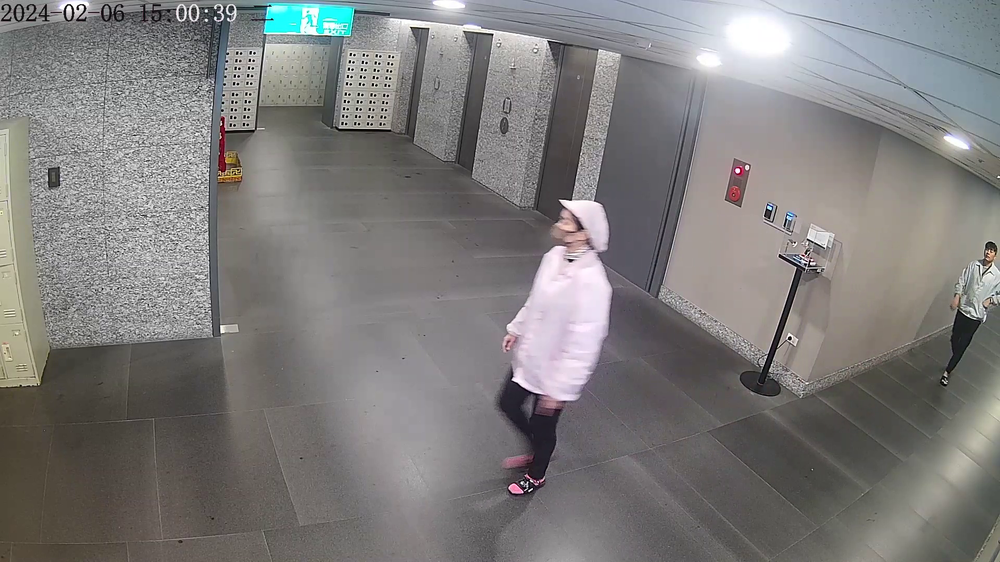
#> input picture image1.png, 1000 x 562 px, shrunk from 1920 x 1080 before the run
$ jupyter execute work.ipynb
#> lines starting #> are read from the running program, lines starting #| are printed output that depends on the picture
#> further down, image1 is the input picture: shape (562, 1000, 3); mean B, G, R 123.8, 124.7, 126.5
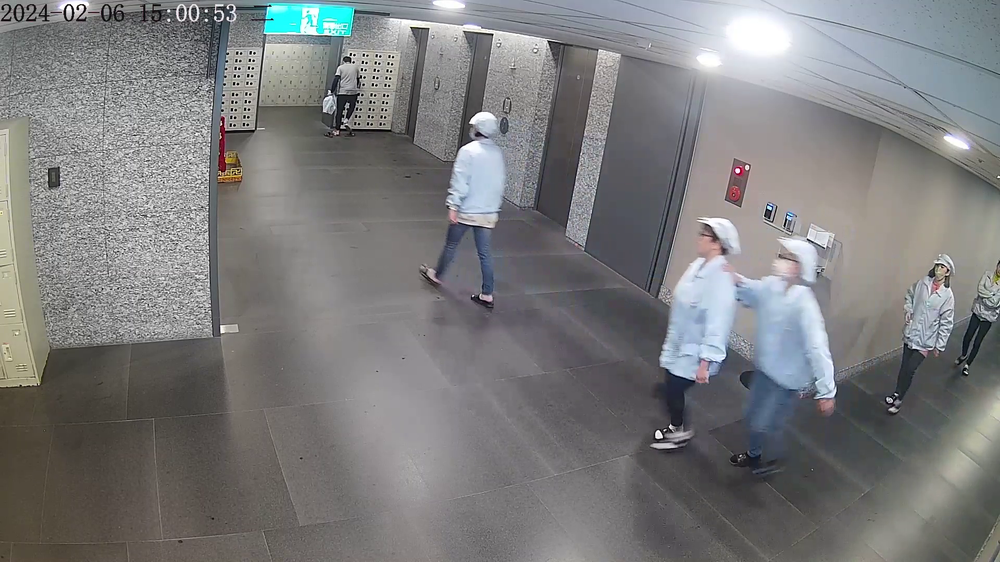
#> input picture image2.png, 1000 x 562 px, shrunk from 1920 x 1080 before the run
#> further down, image2 is the input picture: shape (562, 1000, 3); mean B, G, R 124.9, 124.3, 124.1
[cell 1]
import numpy as np
import matplotlib.pyplot as plt
import cv2

[cell 2]
# visualize images
def show_images(images, titles=None):
    plt.figure(figsize=(12, 6))
    for i, image in enumerate(images):
        plt.subplot(1, len(images), i+1)
        plt.imshow(image)
        if titles:
            plt.title(titles[i])
        plt.axis('off')
    plt.show()

[cell 3]
# Mixup
def mixup(image1, image2, alpha=0.2):
#> called with alpha = 0.5
    lam = np.random.beta(alpha, alpha)

    mixed_image = lam * image1 + (1 - lam) * image2
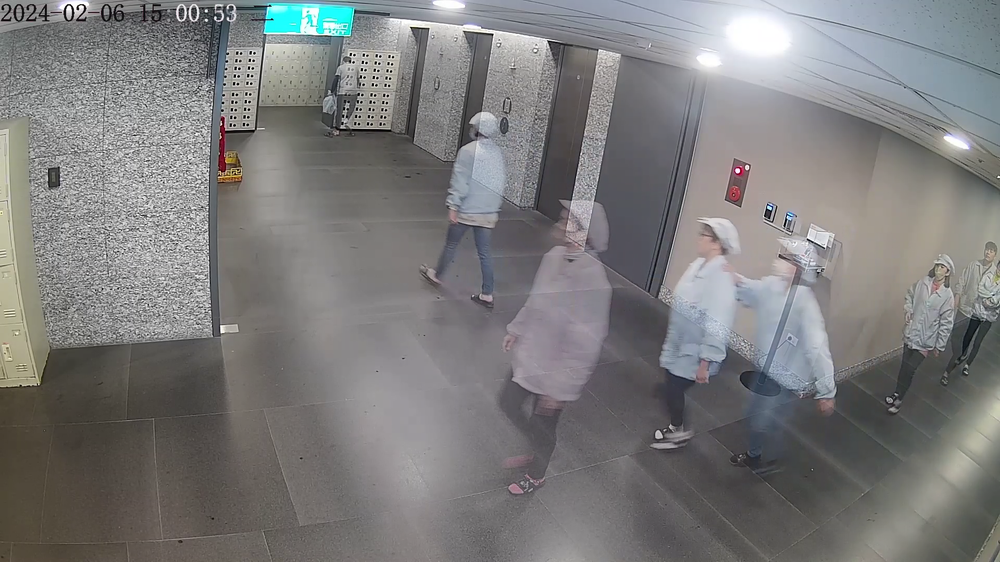
#> mixed_image: shape (562, 1000, 3) float64; mean R, G, B 125, 124.4, 124.5
    mixed_image = mixed_image.astype(np.uint8)

    return mixed_image

[cell 4]
# Cutout
def cutout(image, mask_size):
#> called with mask_size = 50
    height, width, _ = image.shape
#> height = 562; width = 1000

    mask_center = (np.random.randint(width), np.random.randint(height))
#> mask_center = (835, 359)

    x1 = np.clip(mask_center[0] - mask_size // 2, 0, width)
#> x1 = 810
    y1 = np.clip(mask_center[1] - mask_size // 2, 0, height)
#> y1 = 334
    x2 = np.clip(mask_center[0] + mask_size // 2, 0, width)
#> x2 = 860
    y2 = np.clip(mask_center[1] + mask_size // 2, 0, height)
#> y2 = 384

    image_cutout = image.copy()
    image_cutout[y1:y2, x1:x2, :] = 0
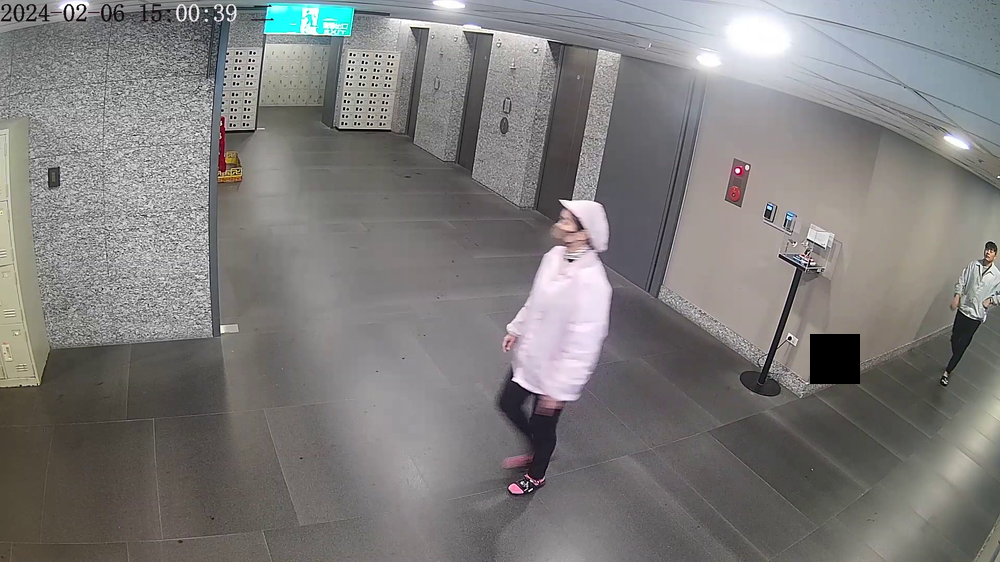
#> image_cutout: shape (562, 1000, 3); mean R, G, B 126, 124.2, 123.2

    return image_cutout

[cell 5]
# CutMix
def cutmix(image1, image2):
    height, width, _ = image1.shape
#> height = 562; width = 1000

    cut_rat = np.random.rand()
    cut_w = int(width * cut_rat)
#> cut_w = 423
    cut_h = int(height * cut_rat)
#> cut_h = 238

    cut_x = np.random.randint(width)
#> cut_x = 277
    cut_y = np.random.randint(height)
#> cut_y = 70

    x1 = np.clip(cut_x - cut_w // 2, 0, width)
#> x1 = 66
    y1 = np.clip(cut_y - cut_h // 2, 0, height)
    x2 = np.clip(cut_x + cut_w // 2, 0, width)
    y2 = np.clip(cut_y + cut_h // 2, 0, height)

    mixed_image = image1.copy()
    mixed_image[y1:y2, x1:x2, :] = image2[y1:y2, x1:x2, :]
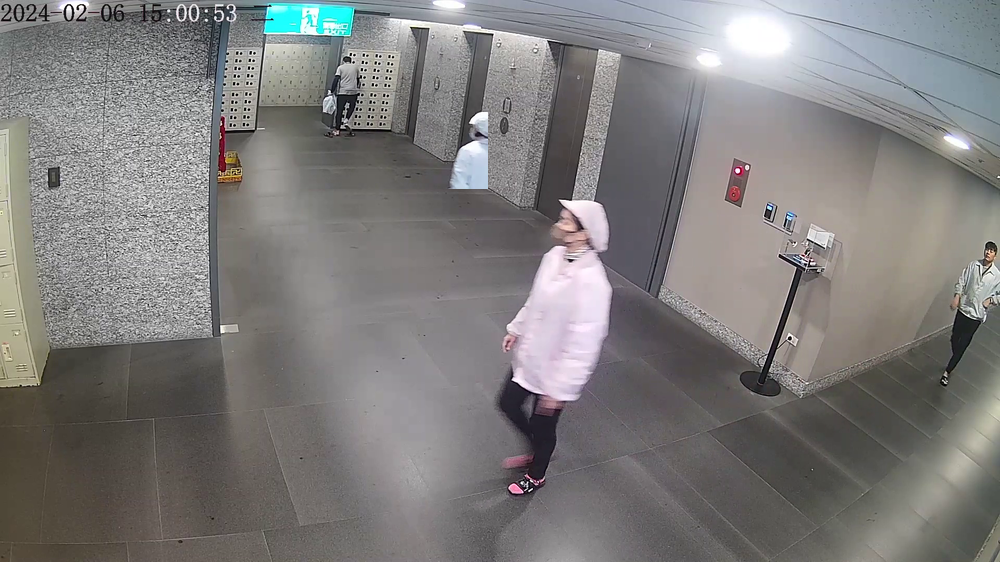
#> mixed_image: shape (562, 1000, 3); mean R, G, B 126.6, 124.9, 124

    return mixed_image

[cell 6]
# example usage and visualization
image1 = cv2.imread('image1.png')
image2 = cv2.imread('image2.png')
image1 = cv2.cvtColor(image1, cv2.COLOR_BGR2RGB)
image2 = cv2.cvtColor(image2, cv2.COLOR_BGR2RGB)

mixed_image = mixup(image1, image2, alpha=0.5)
cutout_image = cutout(image1, mask_size=50)
cutmix_image = cutmix(image1, image2)

# Visualize the result
show_images([image1, image2, mixed_image], titles=['Image 1', 'Image 2', 'Mixup'])
#> the loop in show_images, `for i, image in enumerate(images):` made 3 passes
show_images([image1, cutout_image], titles=['Original', 'cutout'])
#> the loop in show_images (call 2), `for i, image in enumerate(images):` made 2 passes
show_images([image1, image2, cutmix_image], titles=['Image1', 'Image2', 'CutMix'])
